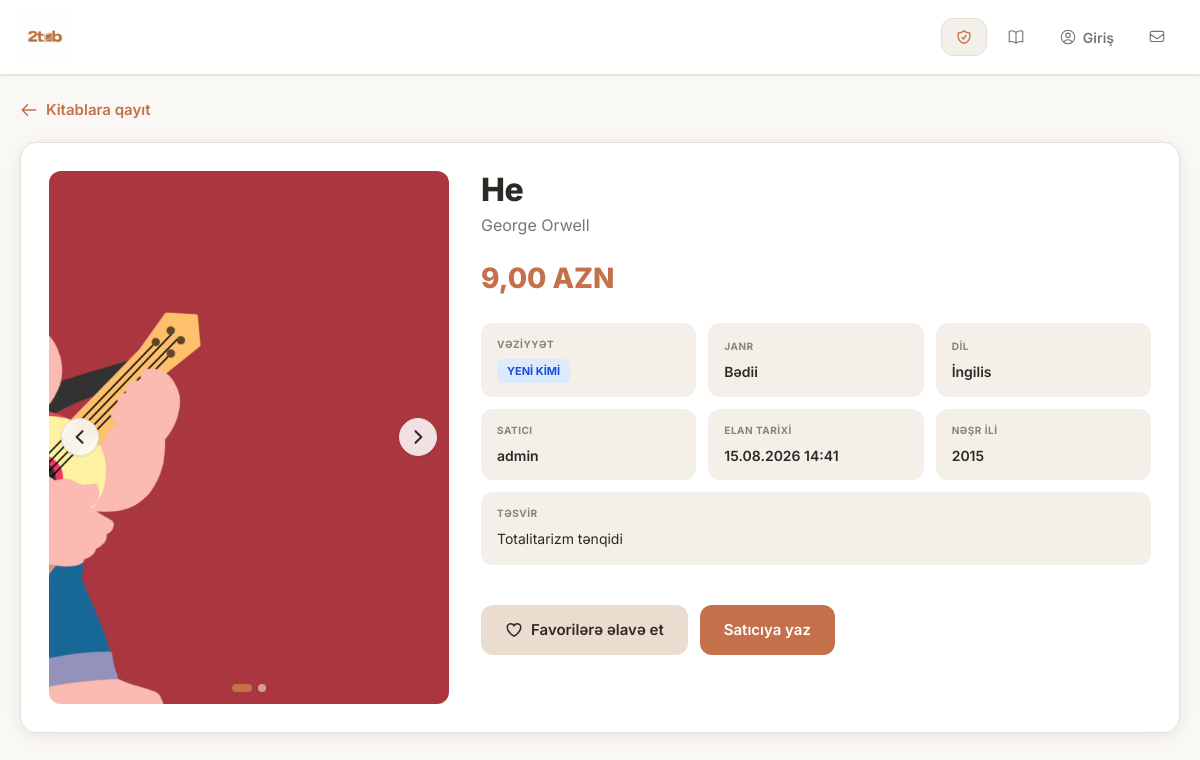
Page /kitablar/heyvanstan/ on the committed database.
### books/models.py (models this page shows, shortened)
class BookImage(models.Model):
    book = models.ForeignKey(Book,on_delete=models.CASCADE,related_name='images')
    image = models.ImageField(upload_to='books/')
    created_at = models.DateTimeField(auto_now_add=True)
    class Meta:
        ordering = ['created_at']

class Book(models.Model):
    class Language(models.TextChoices):
        AZERBAIJANI = "az", "Azərbaycan"
        ENGLISH = "en", "İngilis"
        RUSSIAN = "ru", "Rus"
        TURKISH = "tr", "Türk"
    class Condition(models.TextChoices):
        NEW = 'new', 'Yeni'
        LIKE_NEW = 'like_new', 'Yeni kimi'
        MEDIUM = 'medium', 'Orta'
        LIKE_OLD = 'like_old', 'Köhnə kimi'
        OLD = 'old', 'Köhnə'
    class Genre(models.TextChoices):
        FICTION = "fiction", "Bədii"
        FANTASY = "fantasy", "Fantastika"
        SCIENCE_FICTION = "science_fiction", "Elmi fantastika"
        MYSTERY = "mystery", "Detektiv"
        THRILLER = "thriller", "Triller"
        ROMANCE = "romance", "Romantik"
        HORROR = "horror", "Qorxu"
        HISTORY = "history", "Tarix"
        BIOGRAPHY = "biography", "Bioqrafiya"
        SELF_HELP = "self_help", "Şəxsi inkişaf"
        PHILOSOPHY = "philosophy", "Fəlsəfə"
        PSYCHOLOGY = "psychology", "Psixologiya"
        SCIENCE = "science", "Elmi"
        BUSINESS = "business", "Biznes"
        CHILDREN = "children", "Uşaq ədəbiyyatı"
    slug = models.SlugField(unique=True, blank=True)
    title = models.CharField(max_length=100)
    description = models.TextField(null=True, blank=True)
    author_name = models.CharField(max_length=100)
    price = models.DecimalField(max_digits=6, decimal_places=2)
    published_year = models.PositiveIntegerField(null=True,blank=True)
    condition = models.CharField(max_length=20, choices=Condition.choices, default=Condition.MEDIUM)
    genre = models.CharField(max_length=20, choices=Genre.choices)
    language = models.CharField(max_length=5,choices=Language.choices,default=Language.AZERBAIJANI)
    owner = models.ForeignKey(CustomUser, on_delete=models.SET_NULL, null=True, related_name='books')
    created_at = models.DateTimeField(auto_now_add=True)
    favorite_users = models.ManyToManyField(CustomUser, related_name='favorite_books', blank=True)
    class Meta:
        verbose_name_plural = 'Books'
        ordering = ['-created_at']

### accounts/models.py (models this page shows, shortened)
class CustomUser(AbstractUser):
    username = None
    name = models.CharField(max_length=25)
    email = models.EmailField(unique=True)
    phone_number = models.CharField(
        max_length=20,
        blank=True
    )
    profile_picture = models.ImageField(
        upload_to="profile_pics/",
        blank=True
    )
    password_change_count = models.PositiveSmallIntegerField(
        default=0
    )
    password_change_period_start = models.DateField(
        null=True,
        blank=True
    )
    USERNAME_FIELD = "email"
    REQUIRED_FIELDS = ["name"]
    objects = CustomUserManager()

### books/views.py (the view)
# urls.py: path("kitablar/<slug:slug>/", book_detail, name="book_detail"),
def book_detail(request, slug):
    book = get_object_or_404(Book.objects.select_related('owner').prefetch_related('images'),slug=slug)
    is_favorite = (request.user.is_authenticated and book.favorite_users.filter(pk=request.user.pk).exists())
    context={
        'book': book,
        'is_favorite': is_favorite,
    }
    return render(request,'books/book_detail.html',context)

### templates/books/book_detail.html (shortened to what this page needs)
{% load static %}
<!DOCTYPE html>
<html lang="az">
<head>
</head>
<body>
{% include 'includes/topbar.html' %}
<div class="container">
    <a href="{% url 'book_list' %}" class="back-link">
        <svg
            xmlns="http://www.w3.org/2000/svg"
            fill="none"
            viewBox="0 0 24 24"
            stroke="currentColor"
            stroke-width="2"
        >
            <path
                stroke-linecap="round"
                stroke-linejoin="round"
                d="M10 19l-7-7m0 0l7-7m-7 7h18"
            />
        </svg>
        Kitablara qayıt
    </a>
    <div class="book-detail">
        <div class="slider-wrapper">
            {% with image_list=book.images.all %}
                {% if image_list %}
                    <div
                        class="slider-track"
                        id="sliderTrack"
                    >
                        {% for img in image_list %}
                            <img
                                src="{{ img.image.url }}"
                                alt="{{ book.title }}"
                                class="book-cover"
                                data-image-url="{{ img.image.url }}"
                            >
                        {% endfor %}
                    </div>
                    {% if image_list|length > 1 %}
                        <button
                            type="button"
                            class="slider-btn slider-btn-prev"
                            id="prevBtn"
                            aria-label="Əvvəlki şəkil"
                        >
                            <svg
                                width="20"
                                height="20"
                                fill="none"
                                viewBox="0 0 24 24"
                                stroke="currentColor"
                                stroke-width="2.5"
                            >
                                <path
                                    stroke-linecap="round"
                                    stroke-linejoin="round"
                                    d="M15 19l-7-7 7-7"
                                />
                            </svg>
                        </button>
                        <button
                            type="button"
                            class="slider-btn slider-btn-next"
                            id="nextBtn"
                            aria-label="Növbəti şəkil"
                        >
                            <svg
                                width="20"
                                height="20"
                                fill="none"
                                viewBox="0 0 24 24"
                                stroke="currentColor"
                                stroke-width="2.5"
                            >
                                <path
                                    stroke-linecap="round"
                                    stroke-linejoin="round"
                                    d="M9 5l7 7-7 7"
                                />
                            </svg>
                        </button>
                        <div
                            class="slider-dots"
                            id="sliderDots"
                        >
                            {% for img in image_list %}
                                <span
                                    class="dot {% if forloop.first %}active{% endif %}"
                                    data-index="{{ forloop.counter0 }}"
                                ></span>
                            {% endfor %}
                        </div>
                    {% endif %}
                {% else %}
                    <div class="no-image">
                        Şəkil yoxdur
                    </div>
                {% endif %}
            {% endwith %}
        </div>
        <div class="book-info">
            <h1>
                {{ book.title }}
            </h1>
            <div class="book-author">
                {{ book.author_name }}
            </div>
            <div class="book-price-tag">
                {{ book.price }} AZN
            </div>
            <div class="info-grid">
                <div class="info-box">
                    <div class="info-label">
                        VƏZİYYƏT
                    </div>
                    <div class="info-value">
                        <span class="condition-badge condition-{{ book.condition }}">
                            {{ book.get_condition_display }}
                        </span>
                    </div>
                </div>
                <div class="info-box">
                    <div class="info-label">
                        JANR
                    </div>
                    <div class="info-value">
                        {{ book.get_genre_display|default:"Qeyd olunmayıb" }}
                    </div>
                </div>
                <div class="info-box">
                    <div class="info-label">
                        DİL
                    </div>
                    <div class="info-value">
                        {{ book.get_language_display|default:"Qeyd olunmayıb" }}
                    </div>
                </div>
                <div class="info-box">
                    <div class="info-label">
                        SATICI
                    </div>
                    <div class="info-value">
                    {% if book.owner %}
                        {{ book.owner.name|default:"İstifadəçi" }}
                    {% else %}
                        Anonim
                    {% endif %}
                    </div>
                </div>
                <div class="info-box">
                    <div class="info-label">
                        ELAN TARİXİ
                    </div>
                    <div class="info-value">
                        {{ book.created_at|date:"d.m.Y H:i" }}
                    </div>
                </div>
                <div class="info-box">
                    <div class="info-label">
                        NƏŞR İLİ
                    </div>
                    <div class="info-value">
                        {% if book.published_year %}
                            {{ book.published_year }}
                        {% else %}
                            Qeyd olunmayıb
                        {% endif %}
                    </div>
                </div>
                {% if book.description %}
                    <div class="info-box full-width">
                        <div class="info-label">
                            TƏSVİR
                        </div>
                        <div
                            class="info-value"
                            style="font-weight:400;line-height:1.6"
                        >
                            {{ book.description|linebreaksbr }}
                        </div>
                    </div>
                {% endif %}
            </div>
            <div class="action-buttons">
                {% if user.is_authenticated %}
                    <button
                        type="button"
                        class="btn btn-fav"
                        id="favoriteBtn"
                        data-url="{% url 'toggle_favorite' book.slug %}"
                    >
                        <svg
                            id="favoriteIcon"
                            xmlns="http://www.w3.org/2000/svg"
                            fill="{% if is_favorite %}currentColor{% else %}none{% endif %}"
                            viewBox="0 0 24 24"
                            stroke="currentColor"
                            stroke-width="2"
                        >
                            <path
                                stroke-linecap="round"
                                stroke-linejoin="round"
                                d="M21 8.25c0-2.485-2.099-4.5-4.688-4.5-1.935 0-3.597 1.126-4.312 2.733-.715-1.607-2.377-2.733-4.313-2.733C5.1 3.75 3 5.765 3 8.25c0 7.22 9 12 9 12s9-4.78 9-12z"
                            />
                        </svg>
                        <span id="favoriteText">
                            {% if is_favorite %}
                                Favoridən çıxar
                            {% else %}
                                Favorilərə əlavə et
                            {% endif %}
                        </span>
                    </button>
                {% else %}
                    <a
                        href="{% url 'login' %}"
                        class="btn btn-fav"
                    >
                        Favorilərə əlavə et
                    </a>
                {% endif %}
{% if user.is_authenticated %}
    {% if book.owner and user != book.owner %}
        <a
            href="{% url 'start_chat_with_user' book.owner.id %}"
            class="btn btn-contact"
        >
            Satıcıya yaz
        </a>
    {% endif %}
{% else %}
    <a
        href="{% url 'login' %}"
        class="btn btn-contact"
    >
        Satıcıya yaz
    </a>
{% endif %}
            </div>
        </div>
    </div>
</div>
</body>
</html>

### rows in the picture
BookImage: image (picture)
Book: title "He", author_name "George Orwell", price "9,00", condition "YENI KIMI", genre "Bədii", language "İngilis", owner.name "admin", created_at "15.08.2026 14:41", published_year "2015", description "Totalitarizm tənqidi"
